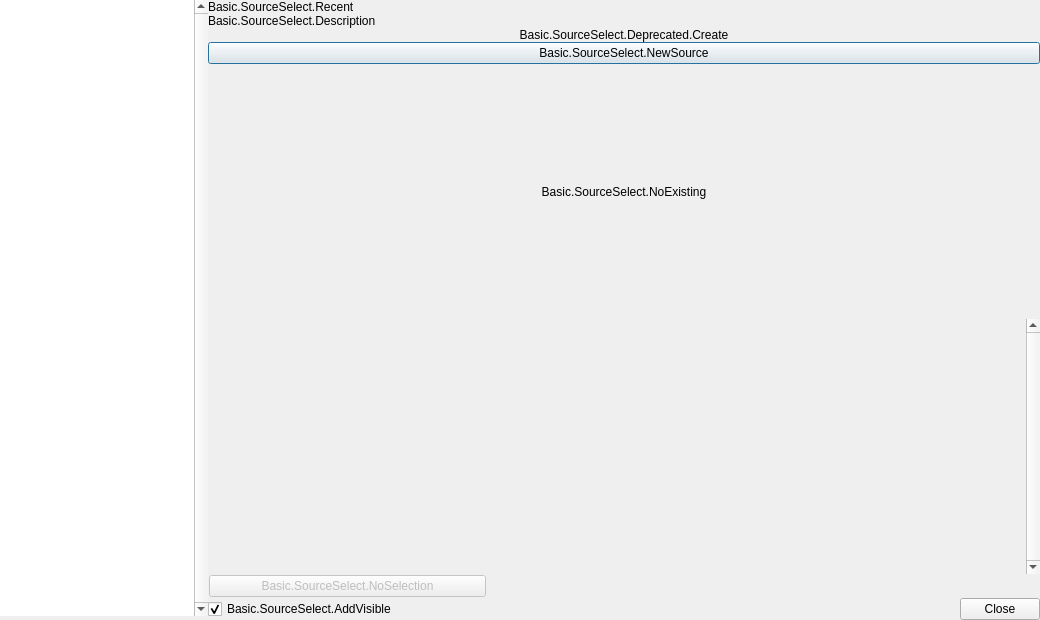
<?xml version="1.0" encoding="UTF-8"?>
<ui version="4.0">
 <class>OBSBasicSourceSelect</class>
 <widget class="QDialog" name="OBSBasicSourceSelect">
  <property name="windowModality">
   <enum>Qt::WindowModality::NonModal</enum>
  </property>
  <property name="geometry">
   <rect>
    <x>0</x>
    <y>0</y>
    <width>1040</width>
    <height>620</height>
   </rect>
  </property>
  <property name="sizePolicy">
   <sizepolicy hsizetype="Fixed" vsizetype="Preferred">
    <horstretch>0</horstretch>
    <verstretch>0</verstretch>
   </sizepolicy>
  </property>
  <property name="maximumSize">
   <size>
    <width>16777215</width>
    <height>1000</height>
   </size>
  </property>
  <property name="windowTitle">
   <string>Basic.SourceSelect</string>
  </property>
  <property name="class" stdset="0">
   <string/>
  </property>
  <layout class="QVBoxLayout" name="verticalLayout_7">
   <property name="spacing">
    <number>0</number>
   </property>
   <property name="leftMargin">
    <number>0</number>
   </property>
   <property name="topMargin">
    <number>0</number>
   </property>
   <property name="rightMargin">
    <number>0</number>
   </property>
   <property name="bottomMargin">
    <number>0</number>
   </property>
   <item>
    <widget class="QFrame" name="dialogInner">
     <property name="sizePolicy">
      <sizepolicy hsizetype="Minimum" vsizetype="Preferred">
       <horstretch>0</horstretch>
       <verstretch>0</verstretch>
      </sizepolicy>
     </property>
     <property name="frameShape">
      <enum>QFrame::Shape::NoFrame</enum>
     </property>
     <property name="frameShadow">
      <enum>QFrame::Shadow::Plain</enum>
     </property>
     <property name="lineWidth">
      <number>0</number>
     </property>
     <property name="class" stdset="0">
      <string>dialog-container</string>
     </property>
     <layout class="QHBoxLayout" name="horizontalLayout" stretch="1,4">
      <property name="spacing">
       <number>0</number>
      </property>
      <property name="leftMargin">
       <number>0</number>
      </property>
      <property name="topMargin">
       <number>0</number>
      </property>
      <property name="rightMargin">
       <number>0</number>
      </property>
      <property name="bottomMargin">
       <number>0</number>
      </property>
      <item>
       <widget class="QFrame" name="selectTypeFrame">
        <property name="enabled">
         <bool>true</bool>
        </property>
        <property name="sizePolicy">
         <sizepolicy hsizetype="Minimum" vsizetype="Expanding">
          <horstretch>0</horstretch>
          <verstretch>0</verstretch>
         </sizepolicy>
        </property>
        <property name="accessibleName">
         <string>Basic.SourceSelect.SelectType</string>
        </property>
        <property name="frameShape">
         <enum>QFrame::Shape::NoFrame</enum>
        </property>
        <property name="frameShadow">
         <enum>QFrame::Shadow::Plain</enum>
        </property>
        <property name="lineWidth">
         <number>0</number>
        </property>
        <property name="class" stdset="0">
         <string>dialog-frame</string>
        </property>
        <layout class="QVBoxLayout" name="verticalLayout">
         <property name="spacing">
          <number>0</number>
         </property>
         <property name="leftMargin">
          <number>0</number>
         </property>
         <property name="topMargin">
          <number>0</number>
         </property>
         <property name="rightMargin">
          <number>0</number>
         </property>
         <property name="bottomMargin">
          <number>0</number>
         </property>
         <item>
          <widget class="QListWidget" name="sourceTypeList">
           <property name="sizePolicy">
            <sizepolicy hsizetype="Minimum" vsizetype="Expanding">
             <horstretch>0</horstretch>
             <verstretch>0</verstretch>
            </sizepolicy>
           </property>
           <property name="minimumSize">
            <size>
             <width>0</width>
             <height>460</height>
            </size>
           </property>
           <property name="accessibleName">
            <string>Basic.SourceSelect.SelectType</string>
           </property>
           <property name="frameShape">
            <enum>QFrame::Shape::NoFrame</enum>
           </property>
           <property name="frameShadow">
            <enum>QFrame::Shadow::Plain</enum>
           </property>
           <property name="lineWidth">
            <number>0</number>
           </property>
           <property name="verticalScrollBarPolicy">
            <enum>Qt::ScrollBarPolicy::ScrollBarAlwaysOn</enum>
           </property>
           <property name="horizontalScrollBarPolicy">
            <enum>Qt::ScrollBarPolicy::ScrollBarAlwaysOff</enum>
           </property>
           <property name="sizeAdjustPolicy">
            <enum>QAbstractScrollArea::SizeAdjustPolicy::AdjustToContentsOnFirstShow</enum>
           </property>
           <property name="editTriggers">
            <set>QAbstractItemView::EditTrigger::NoEditTriggers</set>
           </property>
           <property name="showDropIndicator" stdset="0">
            <bool>false</bool>
           </property>
           <property name="verticalScrollMode">
            <enum>QAbstractItemView::ScrollMode::ScrollPerPixel</enum>
           </property>
           <property name="horizontalScrollMode">
            <enum>QAbstractItemView::ScrollMode::ScrollPerPixel</enum>
           </property>
           <property name="resizeMode">
            <enum>QListView::ResizeMode::Adjust</enum>
           </property>
           <property name="class" stdset="0">
            <string/>
           </property>
          </widget>
         </item>
         <item>
          <spacer name="verticalSpacer_2">
           <property name="orientation">
            <enum>Qt::Orientation::Vertical</enum>
           </property>
           <property name="sizeType">
            <enum>QSizePolicy::Policy::Minimum</enum>
           </property>
           <property name="sizeHint" stdset="0">
            <size>
             <width>17</width>
             <height>4</height>
            </size>
           </property>
          </spacer>
         </item>
        </layout>
       </widget>
      </item>
      <item>
       <widget class="QFrame" name="sourcesFrame">
        <property name="frameShape">
         <enum>QFrame::Shape::NoFrame</enum>
        </property>
        <property name="frameShadow">
         <enum>QFrame::Shadow::Plain</enum>
        </property>
        <property name="lineWidth">
         <number>0</number>
        </property>
        <property name="class" stdset="0">
         <string/>
        </property>
        <layout class="QVBoxLayout" name="verticalLayout_8" stretch="0,0">
         <property name="spacing">
          <number>0</number>
         </property>
         <property name="leftMargin">
          <number>0</number>
         </property>
         <property name="topMargin">
          <number>0</number>
         </property>
         <property name="rightMargin">
          <number>0</number>
         </property>
         <property name="bottomMargin">
          <number>0</number>
         </property>
         <item>
          <widget class="QFrame" name="selectSourceContainer">
           <property name="frameShape">
            <enum>QFrame::Shape::NoFrame</enum>
           </property>
           <property name="frameShadow">
            <enum>QFrame::Shadow::Plain</enum>
           </property>
           <property name="lineWidth">
            <number>0</number>
           </property>
           <property name="class" stdset="0">
            <string>dialog-container</string>
           </property>
           <layout class="QVBoxLayout" name="verticalLayout_2">
            <property name="spacing">
             <number>0</number>
            </property>
            <property name="leftMargin">
             <number>0</number>
            </property>
            <property name="topMargin">
             <number>0</number>
            </property>
            <property name="rightMargin">
             <number>0</number>
            </property>
            <property name="bottomMargin">
             <number>0</number>
            </property>
            <item>
             <widget class="QLabel" name="sourceSelectTitle">
              <property name="text">
               <string>Basic.SourceSelect.Recent</string>
              </property>
              <property name="class" stdset="0">
               <string>text-title</string>
              </property>
             </widget>
            </item>
            <item>
             <widget class="QLabel" name="sourceSelectDescription">
              <property name="text">
               <string>Basic.SourceSelect.Description</string>
              </property>
              <property name="class" stdset="0">
               <string>text-small text-muted margin-y</string>
              </property>
             </widget>
            </item>
            <item>
             <widget class="QFrame" name="deprecatedFrame">
              <property name="frameShape">
               <enum>QFrame::Shape::NoFrame</enum>
              </property>
              <property name="frameShadow">
               <enum>QFrame::Shadow::Plain</enum>
              </property>
              <property name="lineWidth">
               <number>0</number>
              </property>
              <property name="class" stdset="0">
               <string>frame-notice</string>
              </property>
              <layout class="QVBoxLayout" name="verticalLayout_3">
               <property name="spacing">
                <number>0</number>
               </property>
               <property name="leftMargin">
                <number>0</number>
               </property>
               <property name="topMargin">
                <number>0</number>
               </property>
               <property name="rightMargin">
                <number>0</number>
               </property>
               <property name="bottomMargin">
                <number>0</number>
               </property>
               <item>
                <widget class="QLabel" name="deprecatedCreateLabel">
                 <property name="sizePolicy">
                  <sizepolicy hsizetype="MinimumExpanding" vsizetype="Maximum">
                   <horstretch>0</horstretch>
                   <verstretch>0</verstretch>
                  </sizepolicy>
                 </property>
                 <property name="frameShape">
                  <enum>QFrame::Shape::NoFrame</enum>
                 </property>
                 <property name="frameShadow">
                  <enum>QFrame::Shadow::Plain</enum>
                 </property>
                 <property name="lineWidth">
                  <number>0</number>
                 </property>
                 <property name="text">
                  <string>Basic.SourceSelect.Deprecated.Create</string>
                 </property>
                 <property name="alignment">
                  <set>Qt::AlignmentFlag::AlignCenter</set>
                 </property>
                </widget>
               </item>
              </layout>
             </widget>
            </item>
            <item>
             <widget class="QFrame" name="selectSourceFrame">
              <property name="accessibleName">
               <string>Basic.SourceSelect.AddExisting</string>
              </property>
              <property name="frameShadow">
               <enum>QFrame::Shadow::Plain</enum>
              </property>
              <property name="lineWidth">
               <number>0</number>
              </property>
              <property name="class" stdset="0">
               <string>dialog-container dialog-frame</string>
              </property>
              <layout class="QVBoxLayout" name="verticalLayout_6">
               <property name="spacing">
                <number>0</number>
               </property>
               <property name="leftMargin">
                <number>0</number>
               </property>
               <property name="topMargin">
                <number>0</number>
               </property>
               <property name="rightMargin">
                <number>0</number>
               </property>
               <property name="bottomMargin">
                <number>0</number>
               </property>
               <item>
                <widget class="QPushButton" name="createNewSource">
                 <property name="sizePolicy">
                  <sizepolicy hsizetype="MinimumExpanding" vsizetype="Fixed">
                   <horstretch>0</horstretch>
                   <verstretch>0</verstretch>
                  </sizepolicy>
                 </property>
                 <property name="cursor">
                  <cursorShape>PointingHandCursor</cursorShape>
                 </property>
                 <property name="text">
                  <string>Basic.SourceSelect.NewSource</string>
                 </property>
                 <property name="class" stdset="0">
                  <string>btn-create-new</string>
                 </property>
                </widget>
               </item>
               <item>
                <widget class="QLabel" name="noExistingLabel">
                 <property name="sizePolicy">
                  <sizepolicy hsizetype="Preferred" vsizetype="MinimumExpanding">
                   <horstretch>0</horstretch>
                   <verstretch>0</verstretch>
                  </sizepolicy>
                 </property>
                 <property name="text">
                  <string>Basic.SourceSelect.NoExisting</string>
                 </property>
                 <property name="alignment">
                  <set>Qt::AlignmentFlag::AlignCenter</set>
                 </property>
                 <property name="class" stdset="0">
                  <string>text-muted</string>
                 </property>
                </widget>
               </item>
               <item>
                <widget class="QScrollArea" name="existingScrollArea">
                 <property name="focusPolicy">
                  <enum>Qt::FocusPolicy::NoFocus</enum>
                 </property>
                 <property name="frameShape">
                  <enum>QFrame::Shape::NoFrame</enum>
                 </property>
                 <property name="frameShadow">
                  <enum>QFrame::Shadow::Plain</enum>
                 </property>
                 <property name="lineWidth">
                  <number>0</number>
                 </property>
                 <property name="verticalScrollBarPolicy">
                  <enum>Qt::ScrollBarPolicy::ScrollBarAlwaysOn</enum>
                 </property>
                 <property name="horizontalScrollBarPolicy">
                  <enum>Qt::ScrollBarPolicy::ScrollBarAlwaysOff</enum>
                 </property>
                 <property name="sizeAdjustPolicy">
                  <enum>QAbstractScrollArea::SizeAdjustPolicy::AdjustToContents</enum>
                 </property>
                 <property name="widgetResizable">
                  <bool>true</bool>
                 </property>
                 <widget class="QWidget" name="existingScrollContents">
                  <property name="geometry">
                   <rect>
                    <x>0</x>
                    <y>0</y>
                    <width>819</width>
                    <height>250</height>
                   </rect>
                  </property>
                  <property name="autoFillBackground">
                   <bool>true</bool>
                  </property>
                  <layout class="QVBoxLayout" name="verticalLayout_4">
                   <property name="spacing">
                    <number>0</number>
                   </property>
                   <property name="leftMargin">
                    <number>0</number>
                   </property>
                   <property name="topMargin">
                    <number>0</number>
                   </property>
                   <property name="rightMargin">
                    <number>0</number>
                   </property>
                   <property name="bottomMargin">
                    <number>0</number>
                   </property>
                   <item>
                    <widget class="FlowFrame" name="existingListFrame">
                     <property name="frameShape">
                      <enum>QFrame::Shape::NoFrame</enum>
                     </property>
                     <property name="frameShadow">
                      <enum>QFrame::Shadow::Plain</enum>
                     </property>
                     <property name="lineWidth">
                      <number>0</number>
                     </property>
                    </widget>
                   </item>
                   <item>
                    <spacer name="verticalSpacer">
                     <property name="orientation">
                      <enum>Qt::Orientation::Vertical</enum>
                     </property>
                     <property name="sizeHint" stdset="0">
                      <size>
                       <width>20</width>
                       <height>10</height>
                      </size>
                     </property>
                    </spacer>
                   </item>
                  </layout>
                 </widget>
                </widget>
               </item>
               <item>
                <widget class="QWidget" name="addExistingContainer">
                 <property name="minimumSize">
                  <size>
                   <width>0</width>
                   <height>0</height>
                  </size>
                 </property>
                 <layout class="QHBoxLayout" name="horizontalLayout_4">
                  <property name="leftMargin">
                   <number>1</number>
                  </property>
                  <property name="topMargin">
                   <number>1</number>
                  </property>
                  <property name="rightMargin">
                   <number>1</number>
                  </property>
                  <property name="bottomMargin">
                   <number>1</number>
                  </property>
                  <item>
                   <widget class="QPushButton" name="addExistingButton">
                    <property name="enabled">
                     <bool>false</bool>
                    </property>
                    <property name="sizePolicy">
                     <sizepolicy hsizetype="MinimumExpanding" vsizetype="Fixed">
                      <horstretch>0</horstretch>
                      <verstretch>0</verstretch>
                     </sizepolicy>
                    </property>
                    <property name="text">
                     <string>Basic.SourceSelect.NoSelection</string>
                    </property>
                    <property name="class" stdset="0">
                     <string>button-primary</string>
                    </property>
                   </widget>
                  </item>
                  <item>
                   <spacer name="horizontalSpacer_4">
                    <property name="orientation">
                     <enum>Qt::Orientation::Horizontal</enum>
                    </property>
                    <property name="sizeHint" stdset="0">
                     <size>
                      <width>40</width>
                      <height>10</height>
                     </size>
                    </property>
                   </spacer>
                  </item>
                  <item>
                   <spacer name="horizontalSpacer_3">
                    <property name="orientation">
                     <enum>Qt::Orientation::Horizontal</enum>
                    </property>
                    <property name="sizeHint" stdset="0">
                     <size>
                      <width>259</width>
                      <height>10</height>
                     </size>
                    </property>
                   </spacer>
                  </item>
                 </layout>
                </widget>
               </item>
              </layout>
             </widget>
            </item>
           </layout>
          </widget>
         </item>
         <item>
          <widget class="QFrame" name="footer">
           <property name="frameShape">
            <enum>QFrame::Shape::NoFrame</enum>
           </property>
           <property name="frameShadow">
            <enum>QFrame::Shadow::Plain</enum>
           </property>
           <property name="lineWidth">
            <number>0</number>
           </property>
           <property name="class" stdset="0">
            <string>dialog-container</string>
           </property>
           <layout class="QHBoxLayout" name="horizontalLayout_2">
            <property name="spacing">
             <number>0</number>
            </property>
            <property name="leftMargin">
             <number>0</number>
            </property>
            <property name="topMargin">
             <number>0</number>
            </property>
            <property name="rightMargin">
             <number>0</number>
            </property>
            <property name="bottomMargin">
             <number>0</number>
            </property>
            <item>
             <widget class="QCheckBox" name="sourceVisible">
              <property name="text">
               <string>Basic.SourceSelect.AddVisible</string>
              </property>
              <property name="checked">
               <bool>true</bool>
              </property>
             </widget>
            </item>
            <item>
             <spacer name="horizontalSpacer_2">
              <property name="orientation">
               <enum>Qt::Orientation::Horizontal</enum>
              </property>
              <property name="sizeHint" stdset="0">
               <size>
                <width>40</width>
                <height>20</height>
               </size>
              </property>
             </spacer>
            </item>
            <item>
             <widget class="QDialogButtonBox" name="buttonBox">
              <property name="sizePolicy">
               <sizepolicy hsizetype="Fixed" vsizetype="Fixed">
                <horstretch>0</horstretch>
                <verstretch>0</verstretch>
               </sizepolicy>
              </property>
              <property name="standardButtons">
               <set>QDialogButtonBox::StandardButton::Close</set>
              </property>
              <property name="centerButtons">
               <bool>false</bool>
              </property>
             </widget>
            </item>
           </layout>
          </widget>
         </item>
        </layout>
       </widget>
      </item>
     </layout>
    </widget>
   </item>
  </layout>
 </widget>
 <customwidgets>
  <customwidget>
   <class>FlowFrame</class>
   <extends>QFrame</extends>
   <header>components/FlowFrame.hpp</header>
   <container>1</container>
  </customwidget>
 </customwidgets>
 <tabstops>
  <tabstop>sourceTypeList</tabstop>
  <tabstop>sourceVisible</tabstop>
 </tabstops>
 <resources>
  <include location="obs.qrc"/>
 </resources>
 <connections/>
</ui>
